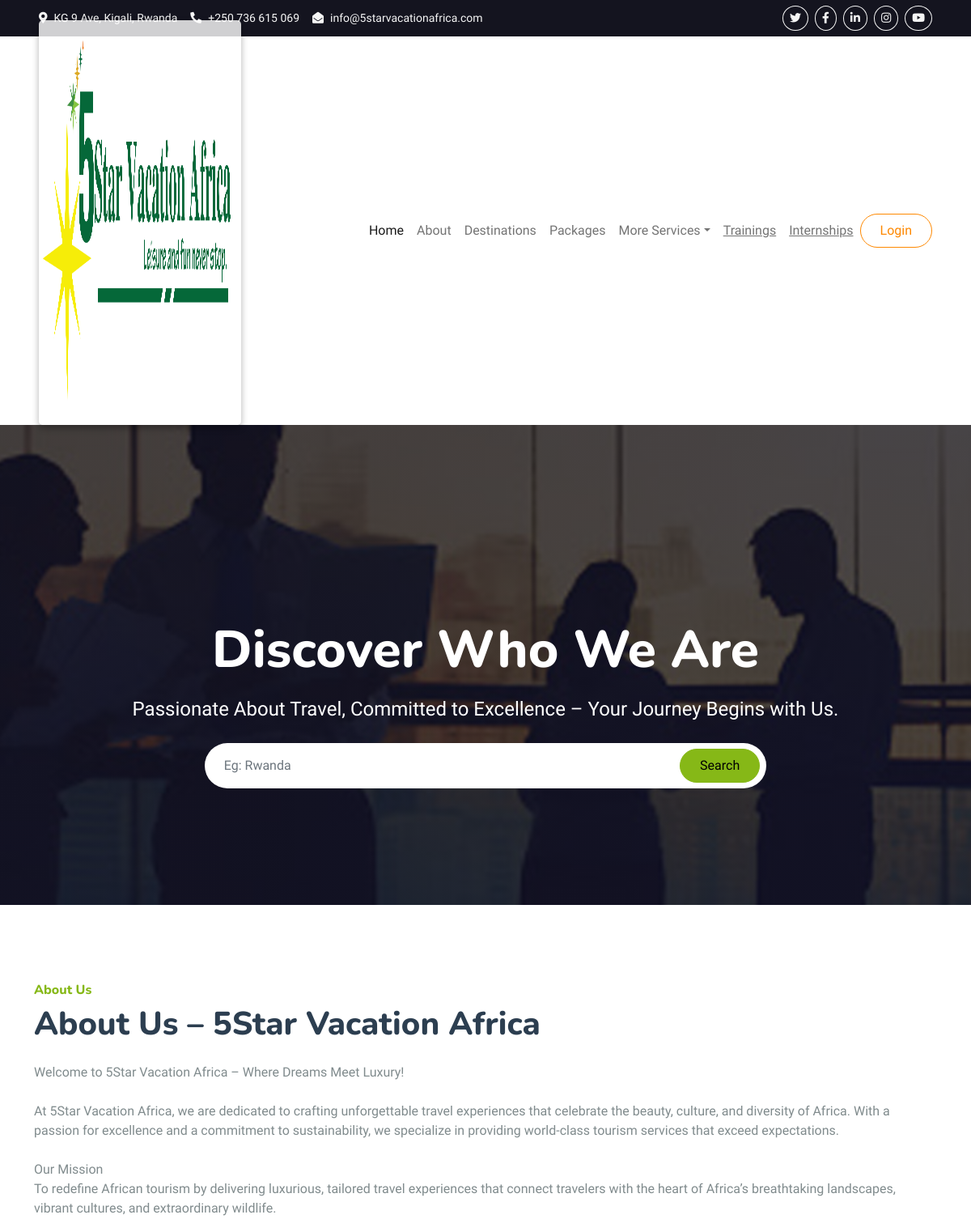
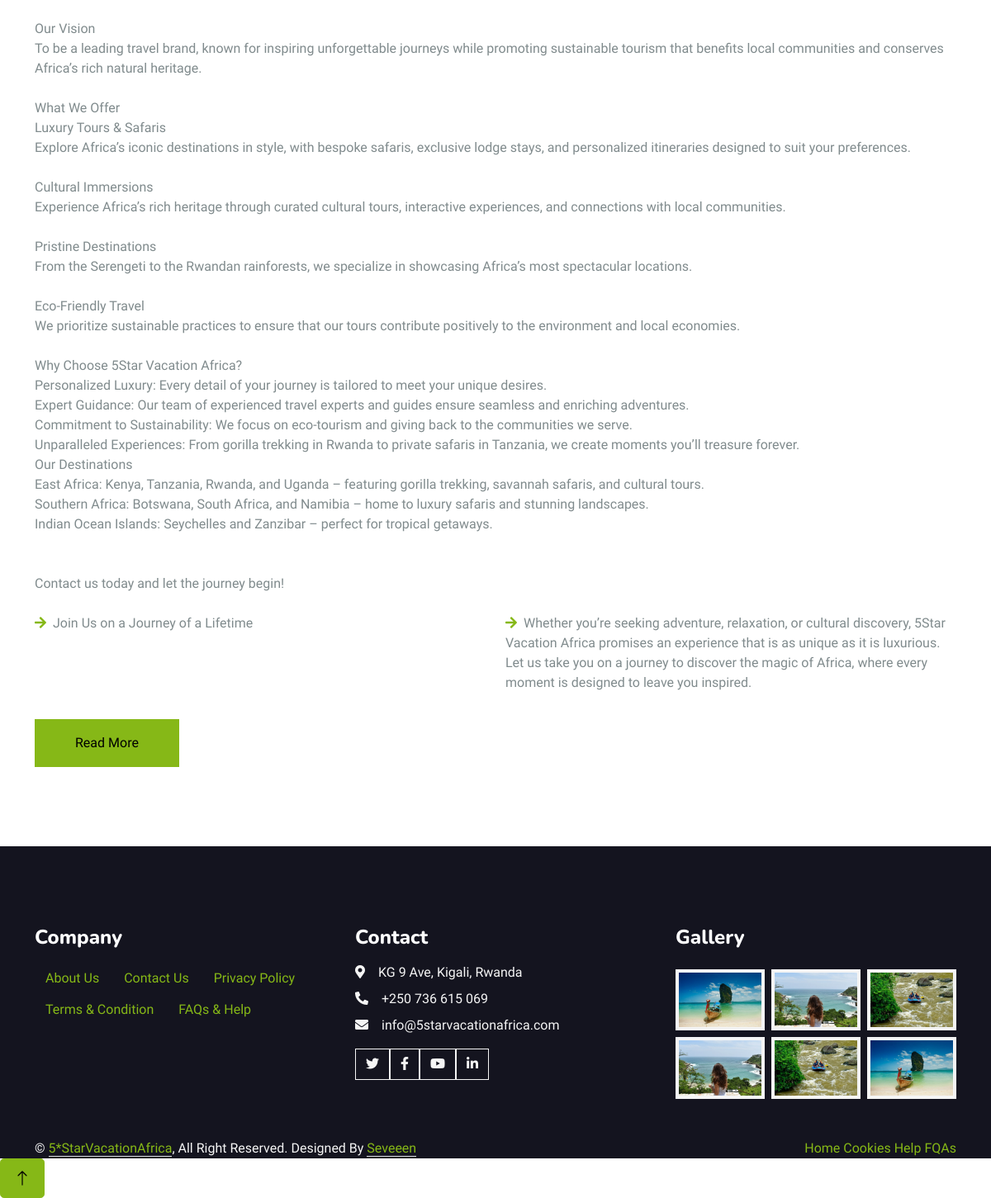
Page /about.php on the committed database (2 pictures, top to bottom).
### tables this page shows
CREATE TABLE `AboutUs` (
  `AboutId` int(11) NOT NULL AUTO_INCREMENT,
  `AboutTitle` varchar(255) DEFAULT NULL,
  `AboutBody` text DEFAULT NULL,
  `AboutBullets` text DEFAULT NULL,
  `AboutImage` varchar(255) DEFAULT NULL,
  `AboutStatus` enum('active','inactive') DEFAULT 'active',
  `CreatedAt` timestamp NULL DEFAULT current_timestamp(),
  `UpdatedAt` timestamp NULL DEFAULT current_timestamp() ON UPDATE current_timestamp(),
  PRIMARY KEY (`AboutId`)
);

### about.php (the view, shortened to what this page needs)
<?php
require("lib/header.php");
@require("lib/drive.php");
$con = $pdo;
?>
<div class="container-fluid bg-primary py-5 mb-5 hero-header" style="background: linear-gradient(rgba(20, 20, 31, .7), rgba(20, 20, 31, .7)), url('img/images/about.jpg'); background-size: cover; background-position: center;">
    <div class="container py-5">
        <div class="row justify-content-center py-5">
            <div class="col-lg-10 pt-lg-5 mt-lg-5 text-center">
                <h1 class="display-3 text-white mb-3 animated slideInDown">Discover Who We Are</h1>
                <p class="fs-4 text-white mb-4 animated slideInDown">Passionate About Travel, Committed to Excellence – Your Journey Begins with Us.</p>
                <div class="position-relative w-75 mx-auto animated slideInDown">
                    <input class="form-control border-0 rounded-pill w-100 py-3 ps-4 pe-5" type="text" placeholder="Eg: Rwanda">
                    <button type="button" class="btn btn-primary rounded-pill py-2 px-4 position-absolute top-0 end-0 me-2" style="margin-top: 7px;">Search</button>
                </div>
            </div>
        </div>
    </div>
</div>
<?php
try {
    $stmt = $con->prepare("SELECT AboutTitle, AboutBody, AboutBullets, AboutImage FROM AboutUs WHERE AboutStatus = 'active' ORDER BY RAND() LIMIT 1");
    $stmt->execute();
    $about = $stmt->fetch(PDO::FETCH_ASSOC);
    if ($about) {
        $aboutTitle = $about['AboutTitle'];
        $aboutBody = $about['AboutBody'];
        $aboutBullets = explode("\n", $about['AboutBullets']);
    } else {
        $aboutTitle = "Welcome to 5StarVacationAfrica";
        $aboutBody = "Content coming soon.";
        $aboutBullets = [];
        $aboutImage = "default.jpg";
    }
} catch (PDOException $e) {
    die("Error fetching AboutUs data: " . $e->getMessage());
}
?>
<div class="container-xxl py-5">
    <div class="container">
        <div class="row g-5" id="AbouUs">
            <div class="col-lg-12 wow fadeInUp" data-wow-delay="0.3s">
                <h6 class="section-title bg-white text-start text-primary pe-3">About Us</h6>
                <h1 class="mb-4"><?php echo htmlspecialchars($aboutTitle); ?></h1>
                <p class="mb-4"><?php echo nl2br(htmlspecialchars($aboutBody)); ?></p>
                <div class="row gy-2 gx-4 mb-4">
                    <?php foreach ($aboutBullets as $bullet): ?>
                        <?php if (!empty(trim($bullet))): ?>
                            <div class="col-sm-6">
                                <p class="mb-0">
                                    <i class="fa fa-arrow-right text-primary me-2"></i><?php echo htmlspecialchars(trim($bullet)); ?>
                                </p>
                            </div>
                        <?php endif; ?>
                    <?php endforeach; ?>
                </div>
                <a class="btn btn-primary py-3 px-5 mt-2" href="">Read More</a>
            </div>
        </div>
    </div>
</div>
    <?php
require("lib/footer.php");
?>

### rows in the picture
aboutus: AboutTitle "About Us – 5Star Vacation Africa", AboutBody "Welcome to 5Star Vacation Africa – Where Dreams Meet Luxury! At 5Star Vacation Africa, we are dedicated to crafting unforgettable travel experiences that celebrate the beauty, culture, and diversity of Africa. With a passion for excellence and a commitment to sustainability, we specialize in providing world-class tourism services that exceed expectations. Our Mission To redefine African tourism by delivering luxurious, tailored travel experiences that connect travelers with the heart of Africa’s breathtaking landscapes, vibrant cultures, and extraordinary wildlife. Our Vision To be a leading travel brand, known for inspiring unforgettable journeys while promoting sustainable tourism that…", AboutBullets "Join Us on a Journey of a Lifetime", AboutBullets "Whether you’re seeking adventure, relaxation, or cultural discovery, 5Star Vacation Africa promises an experience that is as unique as it is luxurious. Let us take you on a journey to discover the magic of Africa, where every moment is designed to leave you inspired."
